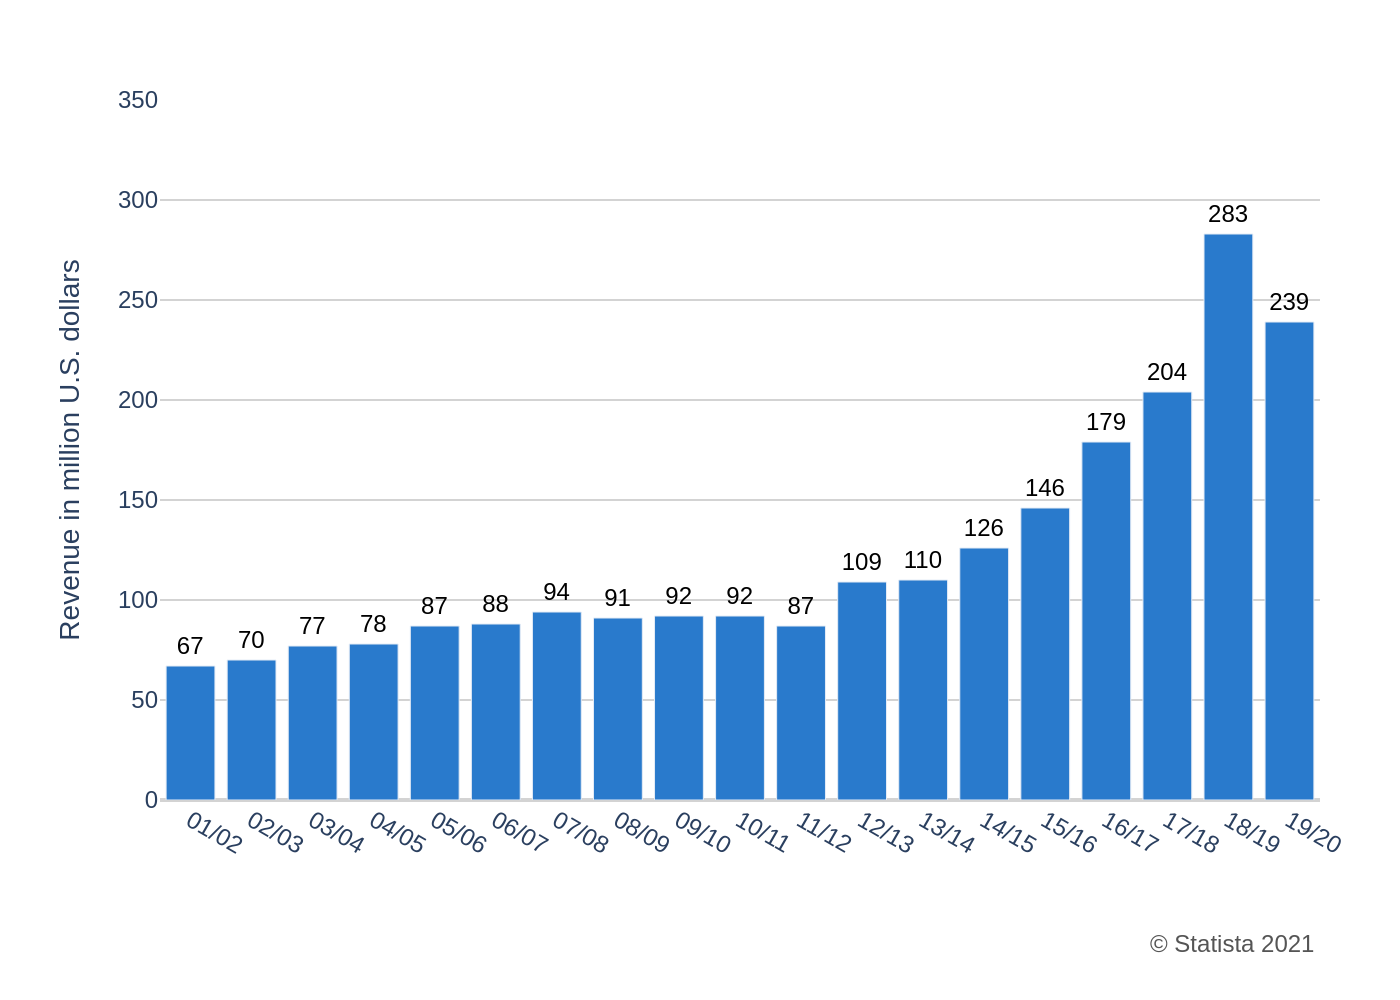

Write the Python code that produced this figure.
import sys
import json
import plotly.graph_objects as go
import os

# Ensure a JSON file path is provided as a command-line argument
if len(sys.argv) != 2:
    print("Usage: python recreate_chart.py <path_to_json_file>")
    sys.exit(1)

json_file_path = sys.argv[1]

# Read the JSON data file
with open(json_file_path, 'r', encoding='utf-8') as f:
    config = json.load(f)

# Extract data, texts, and colors from the JSON structure
chart_data = config.get('chart_data', [])
texts = config.get('texts', {})
colors = config.get('colors', [])

# Prepare data for Plotly traces
categories = [d['category'] for d in chart_data]
values = [d['value'] for d in chart_data]

# Initialize the figure
fig = go.Figure()

# Add the bar trace with data labels
fig.add_trace(go.Bar(
    x=categories,
    y=values,
    text=values,
    textposition='outside',
    marker_color=colors[0] if colors else None,
    cliponaxis=False,  # Prevents data labels from being clipped
    textfont=dict(family="Arial", size=12, color='black')
))

# Combine title and subtitle if they exist
title_text = texts.get('title')
subtitle_text = texts.get('subtitle')
full_title = ""
if title_text:
    full_title += f"<b>{title_text}</b>"
if subtitle_text:
    full_title += f"<br><sub>{subtitle_text}</sub>"

# Configure the layout of the chart
fig.update_layout(
    font=dict(family="Arial"),
    title=dict(text=full_title, x=0.05, xanchor='left'),
    xaxis=dict(
        title_text=texts.get('x_axis_title'),
        showgrid=False,
        zeroline=False
    ),
    yaxis=dict(
        title_text=texts.get('y_axis_title'),
        range=[0, 350],
        showgrid=True,
        gridcolor='lightgray',
        zeroline=True,
        zerolinecolor='lightgray'
    ),
    plot_bgcolor='white',
    paper_bgcolor='white',
    showlegend=False,
    margin=dict(t=50, r=40, b=100, l=80)
)

# Add source annotation
source_text = texts.get('source')
if source_text:
    fig.add_annotation(
        text=source_text,
        xref="paper", yref="paper",
        x=1, y=-0.18,
        xanchor='right', yanchor='top',
        showarrow=False,
        font=dict(family="Arial", size=12, color='#555555')
    )

# Derive the output filename from the input JSON filename
base_filename = os.path.splitext(os.path.basename(json_file_path))[0]
output_filename = f"{base_filename}.png"

# Save the chart to a PNG file and print a confirmation message
fig.write_image(output_filename, scale=2)
print(f"Chart successfully generated and saved to {output_filename}")
